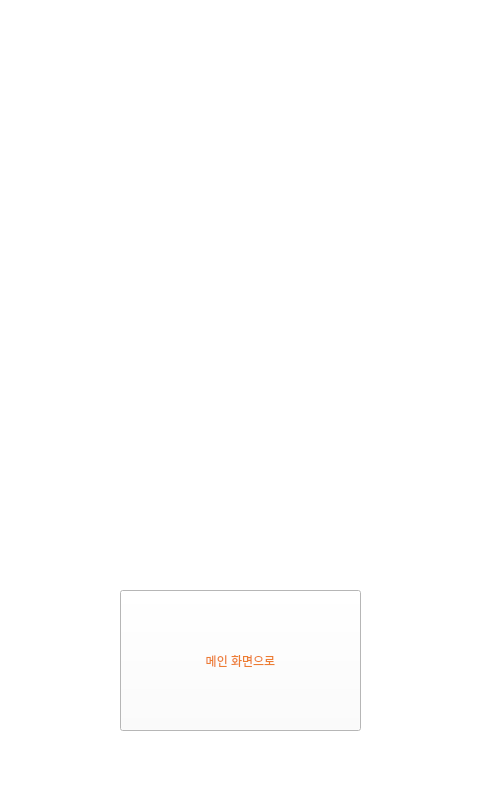
<?xml version="1.0" encoding="UTF-8"?>
<ui version="4.0">
 <class>Fail</class>
 <widget class="QWidget" name="Fail">
  <property name="geometry">
   <rect>
    <x>0</x>
    <y>0</y>
    <width>500</width>
    <height>800</height>
   </rect>
  </property>
  <property name="windowTitle">
   <string>Form</string>
  </property>
  <property name="styleSheet">
   <string notr="true">background-color: rgb(255, 255, 255);</string>
  </property>
  <widget class="QLabel" name="label">
   <property name="geometry">
    <rect>
     <x>30</x>
     <y>80</y>
     <width>451</width>
     <height>451</height>
    </rect>
   </property>
   <property name="styleSheet">
    <string notr="true">border-image: url(:/newPrefix/Fail.png);</string>
   </property>
   <property name="text">
    <string/>
   </property>
  </widget>
  <widget class="QPushButton" name="HomeButton">
   <property name="geometry">
    <rect>
     <x>120</x>
     <y>590</y>
     <width>241</width>
     <height>141</height>
    </rect>
   </property>
   <property name="styleSheet">
    <string notr="true">font: 20pt &quot;1훈화양연화 R&quot;;
color: rgb(237, 125, 49);</string>
   </property>
   <property name="text">
    <string>메인 화면으로</string>
   </property>
  </widget>
 </widget>
 <resources>
  <include location="resource/fail.qrc"/>
 </resources>
 <connections/>
</ui>
